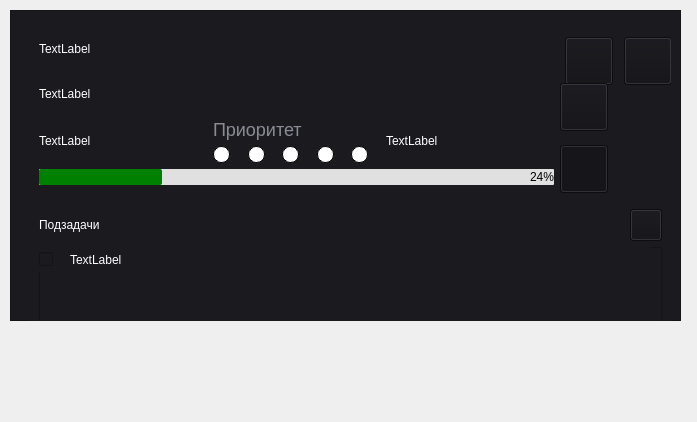
<?xml version="1.0" encoding="UTF-8"?>
<ui version="4.0">
 <class>Form</class>
 <widget class="QWidget" name="Form">
  <property name="geometry">
   <rect>
    <x>0</x>
    <y>0</y>
    <width>697</width>
    <height>422</height>
   </rect>
  </property>
  <property name="windowTitle">
   <string>Form</string>
  </property>
  <property name="styleSheet">
   <string notr="true">
QRadioButton::indicator {
	width: 15px;
	height:15px;
	border:1px solid black;
	border-radius: 8px;
	background: white;
}
QRadioButton::indicator:checked{
	background: orange;
	border: 1px solid #666666;
}</string>
  </property>
  <widget class="QFrame" name="taskCard">
   <property name="geometry">
    <rect>
     <x>10</x>
     <y>10</y>
     <width>671</width>
     <height>311</height>
    </rect>
   </property>
   <property name="sizePolicy">
    <sizepolicy hsizetype="Expanding" vsizetype="Preferred">
     <horstretch>0</horstretch>
     <verstretch>0</verstretch>
    </sizepolicy>
   </property>
   <property name="autoFillBackground">
    <bool>false</bool>
   </property>
   <property name="styleSheet">
    <string notr="true">background-color: #1b1a1f;
color: white;
</string>
   </property>
   <property name="frameShape">
    <enum>QFrame::StyledPanel</enum>
   </property>
   <property name="frameShadow">
    <enum>QFrame::Raised</enum>
   </property>
   <widget class="QWidget" name="verticalLayoutWidget_3">
    <property name="geometry">
     <rect>
      <x>20</x>
      <y>10</y>
      <width>641</width>
      <height>329</height>
     </rect>
    </property>
    <layout class="QVBoxLayout" name="taskCard_2">
     <item>
      <widget class="QWidget" name="topWidget" native="true">
       <property name="sizePolicy">
        <sizepolicy hsizetype="Ignored" vsizetype="Maximum">
         <horstretch>0</horstretch>
         <verstretch>0</verstretch>
        </sizepolicy>
       </property>
       <property name="styleSheet">
        <string notr="true">
QRadioButton::indicator {
	width: 15px;
	height:15px;
	border:1px solid black;
	border-radius: 8px;
	background: white;
}
QRadioButton::indicator:checked{
	background: orange;
	border: 1px solid #666666;
}</string>
       </property>
       <layout class="QHBoxLayout" name="horizontalLayout_6">
        <item>
         <layout class="QVBoxLayout" name="verticalLayout_4">
          <item>
           <widget class="QLabel" name="title">
            <property name="text">
             <string>TextLabel</string>
            </property>
           </widget>
          </item>
          <item>
           <widget class="QLabel" name="description">
            <property name="text">
             <string>TextLabel</string>
            </property>
           </widget>
          </item>
          <item>
           <layout class="QHBoxLayout" name="horizontalLayout_5">
            <item>
             <widget class="QLabel" name="date">
              <property name="sizePolicy">
               <sizepolicy hsizetype="Minimum" vsizetype="Preferred">
                <horstretch>0</horstretch>
                <verstretch>0</verstretch>
               </sizepolicy>
              </property>
              <property name="minimumSize">
               <size>
                <width>150</width>
                <height>0</height>
               </size>
              </property>
              <property name="maximumSize">
               <size>
                <width>200</width>
                <height>200</height>
               </size>
              </property>
              <property name="text">
               <string>TextLabel</string>
              </property>
             </widget>
            </item>
            <item>
             <layout class="QVBoxLayout" name="verticalLayout_2">
              <item>
               <widget class="QLabel" name="Priority_2">
                <property name="styleSheet">
                 <string notr="true">color: #898c95;
font-size: 18px;</string>
                </property>
                <property name="text">
                 <string>Приоритет</string>
                </property>
               </widget>
              </item>
              <item>
               <layout class="QHBoxLayout" name="horizontalLayout_4">
                <item>
                 <widget class="QRadioButton" name="priorButton_5">
                  <property name="sizePolicy">
                   <sizepolicy hsizetype="Preferred" vsizetype="Preferred">
                    <horstretch>24</horstretch>
                    <verstretch>24</verstretch>
                   </sizepolicy>
                  </property>
                  <property name="focusPolicy">
                   <enum>Qt::StrongFocus</enum>
                  </property>
                  <property name="contextMenuPolicy">
                   <enum>Qt::PreventContextMenu</enum>
                  </property>
                  <property name="styleSheet">
                   <string notr="true"/>
                  </property>
                  <property name="text">
                   <string/>
                  </property>
                  <attribute name="buttonGroup">
                   <string notr="true">buttonGroup</string>
                  </attribute>
                 </widget>
                </item>
                <item>
                 <widget class="QRadioButton" name="priorButton_6">
                  <property name="sizePolicy">
                   <sizepolicy hsizetype="Preferred" vsizetype="Preferred">
                    <horstretch>24</horstretch>
                    <verstretch>24</verstretch>
                   </sizepolicy>
                  </property>
                  <property name="focusPolicy">
                   <enum>Qt::StrongFocus</enum>
                  </property>
                  <property name="contextMenuPolicy">
                   <enum>Qt::PreventContextMenu</enum>
                  </property>
                  <property name="styleSheet">
                   <string notr="true"/>
                  </property>
                  <property name="text">
                   <string/>
                  </property>
                  <attribute name="buttonGroup">
                   <string notr="true">buttonGroup</string>
                  </attribute>
                 </widget>
                </item>
                <item>
                 <widget class="QRadioButton" name="priorButton_7">
                  <property name="sizePolicy">
                   <sizepolicy hsizetype="Preferred" vsizetype="Preferred">
                    <horstretch>24</horstretch>
                    <verstretch>24</verstretch>
                   </sizepolicy>
                  </property>
                  <property name="mouseTracking">
                   <bool>false</bool>
                  </property>
                  <property name="focusPolicy">
                   <enum>Qt::StrongFocus</enum>
                  </property>
                  <property name="contextMenuPolicy">
                   <enum>Qt::PreventContextMenu</enum>
                  </property>
                  <property name="styleSheet">
                   <string notr="true"/>
                  </property>
                  <property name="text">
                   <string/>
                  </property>
                  <attribute name="buttonGroup">
                   <string notr="true">buttonGroup</string>
                  </attribute>
                 </widget>
                </item>
                <item>
                 <widget class="QRadioButton" name="priorButton_8">
                  <property name="sizePolicy">
                   <sizepolicy hsizetype="Preferred" vsizetype="Preferred">
                    <horstretch>24</horstretch>
                    <verstretch>24</verstretch>
                   </sizepolicy>
                  </property>
                  <property name="focusPolicy">
                   <enum>Qt::StrongFocus</enum>
                  </property>
                  <property name="contextMenuPolicy">
                   <enum>Qt::PreventContextMenu</enum>
                  </property>
                  <property name="styleSheet">
                   <string notr="true"/>
                  </property>
                  <property name="text">
                   <string/>
                  </property>
                  <attribute name="buttonGroup">
                   <string notr="true">buttonGroup</string>
                  </attribute>
                 </widget>
                </item>
                <item>
                 <widget class="QRadioButton" name="priorButton_9">
                  <property name="sizePolicy">
                   <sizepolicy hsizetype="Preferred" vsizetype="Preferred">
                    <horstretch>24</horstretch>
                    <verstretch>24</verstretch>
                   </sizepolicy>
                  </property>
                  <property name="focusPolicy">
                   <enum>Qt::StrongFocus</enum>
                  </property>
                  <property name="contextMenuPolicy">
                   <enum>Qt::PreventContextMenu</enum>
                  </property>
                  <property name="styleSheet">
                   <string notr="true"/>
                  </property>
                  <property name="text">
                   <string/>
                  </property>
                  <attribute name="buttonGroup">
                   <string notr="true">buttonGroup</string>
                  </attribute>
                 </widget>
                </item>
               </layout>
              </item>
             </layout>
            </item>
            <item>
             <widget class="QLabel" name="difficulty_level">
              <property name="text">
               <string>TextLabel</string>
              </property>
             </widget>
            </item>
           </layout>
          </item>
          <item>
           <widget class="QProgressBar" name="progressBar">
            <property name="styleSheet">
             <string notr="true">QProgressBar {
    border: none;
    background: #e0e0e0;
    height: 2px;                /* толщина полоски */
    border-radius: 1px;
    color: black;               /* цвет текста */
    text-align: right;         /* текст по центру */
}

QProgressBar::chunk {
    background-color: green;  /* зелёная полоска */
    border-radius: 2px;
}</string>
            </property>
            <property name="value">
             <number>24</number>
            </property>
           </widget>
          </item>
         </layout>
        </item>
        <item>
         <layout class="QVBoxLayout" name="verticalLayout_5">
          <item>
           <layout class="QHBoxLayout" name="horizontalLayout">
            <item>
             <widget class="QPushButton" name="importantButton">
              <property name="minimumSize">
               <size>
                <width>48</width>
                <height>48</height>
               </size>
              </property>
              <property name="maximumSize">
               <size>
                <width>32</width>
                <height>32</height>
               </size>
              </property>
              <property name="cursor">
               <cursorShape>PointingHandCursor</cursorShape>
              </property>
              <property name="styleSheet">
               <string notr="true">background-color: #121116;</string>
              </property>
              <property name="text">
               <string/>
              </property>
              <property name="icon">
               <iconset>
                <normaloff>icons/dark_theme/star-line.png</normaloff>icons/dark_theme/star-line.png</iconset>
              </property>
              <property name="iconSize">
               <size>
                <width>24</width>
                <height>24</height>
               </size>
              </property>
             </widget>
            </item>
            <item>
             <widget class="QPushButton" name="editButton">
              <property name="sizePolicy">
               <sizepolicy hsizetype="Ignored" vsizetype="Ignored">
                <horstretch>0</horstretch>
                <verstretch>0</verstretch>
               </sizepolicy>
              </property>
              <property name="minimumSize">
               <size>
                <width>48</width>
                <height>48</height>
               </size>
              </property>
              <property name="maximumSize">
               <size>
                <width>32</width>
                <height>32</height>
               </size>
              </property>
              <property name="cursor">
               <cursorShape>PointingHandCursor</cursorShape>
              </property>
              <property name="styleSheet">
               <string notr="true">background-color: #121116;</string>
              </property>
              <property name="text">
               <string/>
              </property>
              <property name="icon">
               <iconset>
                <normaloff>icons/edit_24dp_E3E3E3_FILL0_wght400_GRAD0_opsz24.png</normaloff>icons/edit_24dp_E3E3E3_FILL0_wght400_GRAD0_opsz24.png</iconset>
              </property>
              <property name="iconSize">
               <size>
                <width>24</width>
                <height>24</height>
               </size>
              </property>
             </widget>
            </item>
           </layout>
          </item>
          <item>
           <widget class="QPushButton" name="deleteButton">
            <property name="enabled">
             <bool>true</bool>
            </property>
            <property name="sizePolicy">
             <sizepolicy hsizetype="Ignored" vsizetype="Ignored">
              <horstretch>0</horstretch>
              <verstretch>0</verstretch>
             </sizepolicy>
            </property>
            <property name="minimumSize">
             <size>
              <width>48</width>
              <height>48</height>
             </size>
            </property>
            <property name="maximumSize">
             <size>
              <width>48</width>
              <height>48</height>
             </size>
            </property>
            <property name="cursor">
             <cursorShape>PointingHandCursor</cursorShape>
            </property>
            <property name="styleSheet">
             <string notr="true">background-color: #121116;</string>
            </property>
            <property name="text">
             <string/>
            </property>
            <property name="icon">
             <iconset>
              <normaloff>icons/delete_24dp_E3E3E3_FILL0_wght400_GRAD0_opsz24.png</normaloff>icons/delete_24dp_E3E3E3_FILL0_wght400_GRAD0_opsz24.png</iconset>
            </property>
            <property name="iconSize">
             <size>
              <width>24</width>
              <height>24</height>
             </size>
            </property>
           </widget>
          </item>
          <item>
           <widget class="QPushButton" name="next_button">
            <property name="sizePolicy">
             <sizepolicy hsizetype="Preferred" vsizetype="Fixed">
              <horstretch>0</horstretch>
              <verstretch>0</verstretch>
             </sizepolicy>
            </property>
            <property name="minimumSize">
             <size>
              <width>48</width>
              <height>48</height>
             </size>
            </property>
            <property name="maximumSize">
             <size>
              <width>32</width>
              <height>32</height>
             </size>
            </property>
            <property name="cursor">
             <cursorShape>PointingHandCursor</cursorShape>
            </property>
            <property name="styleSheet">
             <string notr="true">background-color: #121116;</string>
            </property>
            <property name="text">
             <string/>
            </property>
            <property name="icon">
             <iconset>
              <normaloff>icons/arrow_back_ios_24dp_E3E3E3_FILL0_wght400_GRAD0_opsz24.png</normaloff>icons/arrow_back_ios_24dp_E3E3E3_FILL0_wght400_GRAD0_opsz24.png</iconset>
            </property>
            <property name="iconSize">
             <size>
              <width>24</width>
              <height>24</height>
             </size>
            </property>
            <property name="checkable">
             <bool>true</bool>
            </property>
            <property name="checked">
             <bool>true</bool>
            </property>
           </widget>
          </item>
         </layout>
        </item>
       </layout>
      </widget>
     </item>
     <item>
      <widget class="QWidget" name="extraWidget" native="true">
       <property name="sizePolicy">
        <sizepolicy hsizetype="Expanding" vsizetype="Preferred">
         <horstretch>0</horstretch>
         <verstretch>0</verstretch>
        </sizepolicy>
       </property>
       <layout class="QVBoxLayout" name="verticalLayout_6">
        <item>
         <layout class="QHBoxLayout" name="horizontalLayout_2">
          <item>
           <widget class="QLabel" name="label_4">
            <property name="styleSheet">
             <string notr="true">color:white;
</string>
            </property>
            <property name="text">
             <string>Подзадачи</string>
            </property>
           </widget>
          </item>
          <item>
           <widget class="QPushButton" name="pushButton_8">
            <property name="maximumSize">
             <size>
              <width>32</width>
              <height>32</height>
             </size>
            </property>
            <property name="cursor">
             <cursorShape>PointingHandCursor</cursorShape>
            </property>
            <property name="styleSheet">
             <string notr="true">background-color: #121116;</string>
            </property>
            <property name="text">
             <string/>
            </property>
            <property name="icon">
             <iconset>
              <normaloff>icons/dark_theme/add_72dp_FFFFFF_FILL0_wght400_GRAD0_opsz48.png</normaloff>icons/dark_theme/add_72dp_FFFFFF_FILL0_wght400_GRAD0_opsz48.png</iconset>
            </property>
            <property name="iconSize">
             <size>
              <width>24</width>
              <height>24</height>
             </size>
            </property>
           </widget>
          </item>
         </layout>
        </item>
        <item>
         <widget class="QFrame" name="frame_4">
          <property name="sizePolicy">
           <sizepolicy hsizetype="Expanding" vsizetype="Preferred">
            <horstretch>0</horstretch>
            <verstretch>0</verstretch>
           </sizepolicy>
          </property>
          <property name="frameShape">
           <enum>QFrame::StyledPanel</enum>
          </property>
          <property name="frameShadow">
           <enum>QFrame::Raised</enum>
          </property>
          <widget class="QWidget" name="horizontalLayoutWidget_2">
           <property name="geometry">
            <rect>
             <x>0</x>
             <y>0</y>
             <width>611</width>
             <height>25</height>
            </rect>
           </property>
           <layout class="QHBoxLayout" name="horizontalLayout_7">
            <item>
             <widget class="QCheckBox" name="checkBox">
              <property name="maximumSize">
               <size>
                <width>25</width>
                <height>16777215</height>
               </size>
              </property>
              <property name="text">
               <string/>
              </property>
             </widget>
            </item>
            <item>
             <widget class="QLabel" name="label_9">
              <property name="text">
               <string>TextLabel</string>
              </property>
             </widget>
            </item>
           </layout>
          </widget>
         </widget>
        </item>
       </layout>
      </widget>
     </item>
    </layout>
   </widget>
  </widget>
 </widget>
 <resources/>
 <connections/>
 <buttongroups>
  <buttongroup name="buttonGroup">
   <property name="exclusive">
    <bool>false</bool>
   </property>
  </buttongroup>
 </buttongroups>
</ui>
